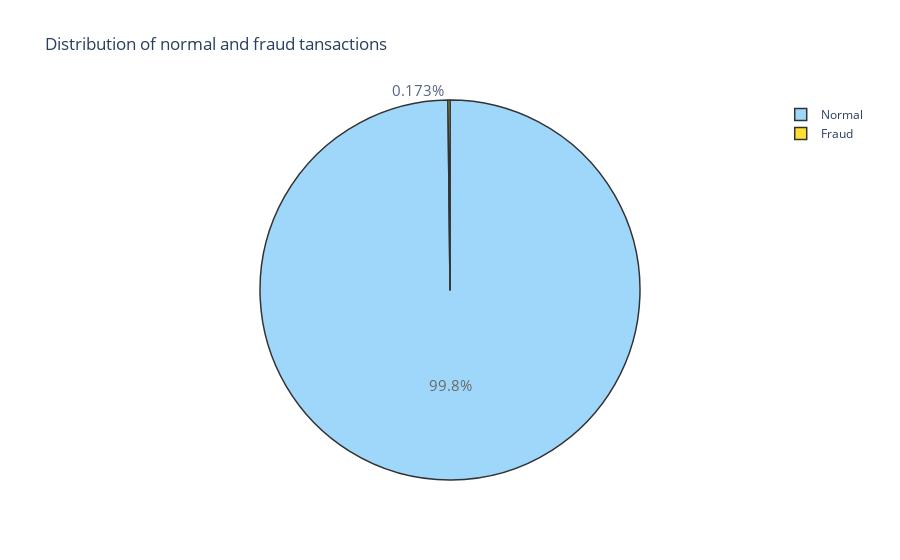

This figure's notebook cell:
### Code cell
fraud = df[(df['Class'] != 0)]
normal = df[(df['Class'] == 0)]

trace = go.Pie(labels = ['Normal', 'Fraud'], values = df['Class'].value_counts(), 
               textfont=dict(size=15), opacity = 0.8,
               marker=dict(colors=['lightskyblue','gold'], 
                           line=dict(color='#000000', width=1.5)))


layout = dict(title =  'Distribution of normal and fraud tansactions')
           
fig = dict(data = [trace], layout=layout)
py.iplot(fig)

### Figure 1 — Plotly figure (JSON) as saved in the notebook; plotly's stock layout.template omitted (floating-point values rounded to 4 significant figures)
{"data": [{"labels": ["Normal", "Fraud"], "marker": {"colors": ["lightskyblue", "gold"], "line": {"color": "#000000", "width": 1.5}}, "opacity": 0.8, "textfont": {"size": 15}, "type": "pie", "values": [284315, 492]}], "layout": {"title": {"text": "Distribution of normal and fraud tansactions"}}}
